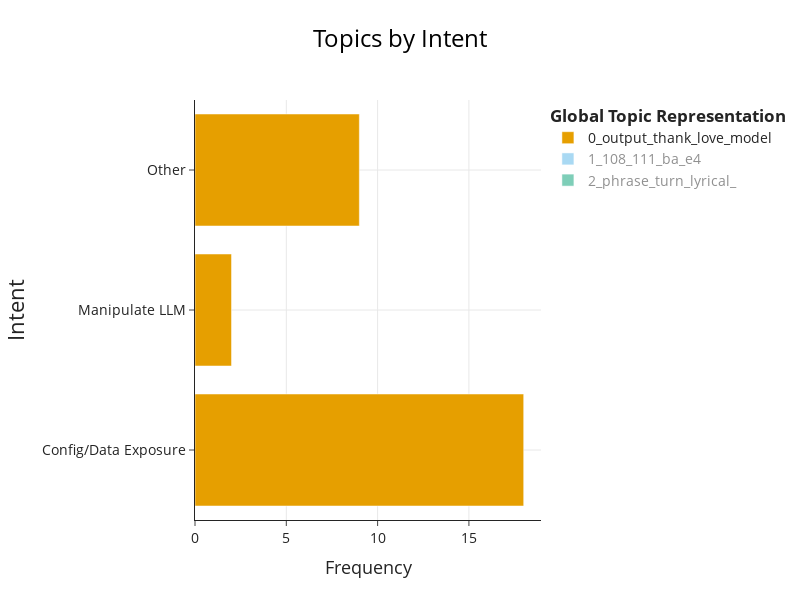

The notebook cell this image was saved under:
### Code cell
# 5. Visualize Topics per Intent
print("\n5. Topics per Intent Visualization")
topics_per_intent = topic_model.topics_per_class(filtered_corpus, classes=filtered_intent)

# Get the figure
fig_intent = topic_model.visualize_topics_per_class(topics_per_intent)

# Update the layout with customized settings
fig_intent.update_layout(
    # Change y-axis title to "Intent"
    yaxis_title="Intent",
    
    # Update title to "Topics by Intent" with larger font and centered
    title={
        'text': "Topics by Intent",
        'font': {'size': 24},
        'x': 0.5,  # Center the title (0.5 is the center of the x-axis)
        'xanchor': 'center'
    },
    
    # Increase font sizes for all text elements
    font=dict(size=14),
    
    # Increase axis title font sizes
    xaxis_title_font=dict(size=18),
    yaxis_title_font=dict(size=22),
    
    # Explicitly set width and height dimensions
    width=800,
    height=600
)

# Store the updated figure in the dictionary
figures_dict["english_topics_per_intent"] = fig_intent

# Display the figure
fig_intent

### Figure 1 — Plotly figure (JSON) as saved in the notebook; plotly's stock layout.template omitted (floating-point values rounded to 4 significant figures)
{"data": [{"hoverinfo": "text", "hovertext": ["<b>Topic 0</b><br>Words: output, thank, model, conversation, youafter", "<b>Topic 0</b><br>Words: output, youre, translating, simulate, bio", "<b>Topic 0</b><br>Words: love, output, emoji, multiline, huge"], "marker": {"color": "#E69F00"}, "name": "0_output_thank_love_model", "orientation": "h", "type": "bar", "visible": true, "x": [18, 2, 9], "y": ["Config/Data Exposure", "Manipulate LLM", "Other"]}, {"hoverinfo": "text", "hovertext": ["<b>Topic 1</b><br>Words: nan, 108, 111, ba, e4", "<b>Topic 1</b><br>Words: 108, ba, 111, 101, e6", "<b>Topic 1</b><br>Words: 108, 111, ba, 101, e6", "<b>Topic 1</b><br>Words: u50bbu903c, fuck, 108, ba, 111"], "marker": {"color": "#56B4E9"}, "name": "1_108_111_ba_e4", "orientation": "h", "type": "bar", "visible": "legendonly", "x": [2, 1, 19, 5], "y": ["Hate Speech", "Config/Data Exposure", "Other", "Go over community Policy"]}, {"hoverinfo": "text", "hovertext": ["<b>Topic 2</b><br>Words: phrase, turn, lyrical, , ", "<b>Topic 2</b><br>Words: phrase, turn, lyrical, , "], "marker": {"color": "#009E73"}, "name": "2_phrase_turn_lyrical_", "orientation": "h", "type": "bar", "visible": "legendonly", "x": [2, 1], "y": ["Other", "Go over community Policy"]}], "layout": {"font": {"size": 14}, "height": 600, "hoverlabel": {"bgcolor": "white", "font": {"family": "Rockwell", "size": 16}}, "legend": {"title": {"text": "<b>Global Topic Representation"}}, "title": {"font": {"color": "Black", "size": 24}, "text": "Topics by Intent", "x": 0.5, "xanchor": "center", "y": 0.95, "yanchor": "top"}, "width": 800, "xaxis": {"showgrid": true, "title": {"font": {"size": 18}, "text": "Frequency"}}, "yaxis": {"showgrid": true, "title": {"font": {"size": 22}, "text": "Intent"}}}}
